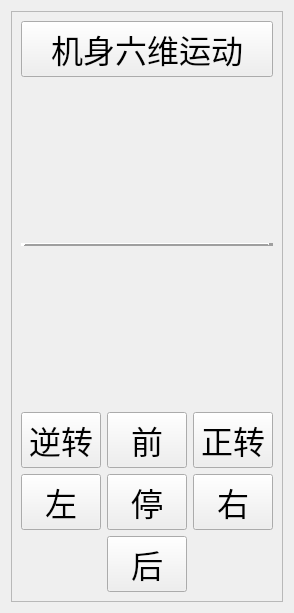
          <widget class="QWidget" name="auto_pan">
           <layout class="QGridLayout" name="gridLayout_3">
            <item row="0" column="0">
             <widget class="QFrame" name="auto_pan_frame">
              <property name="enabled">
               <bool>true</bool>
              </property>
              <property name="frameShape">
               <enum>QFrame::StyledPanel</enum>
              </property>
              <property name="frameShadow">
               <enum>QFrame::Raised</enum>
              </property>
              <layout class="QVBoxLayout" name="verticalLayout_3">
               <item>
                <widget class="QPushButton" name="a_easybodyshow">
                 <property name="sizePolicy">
                  <sizepolicy hsizetype="Expanding" vsizetype="Fixed">
                   <horstretch>0</horstretch>
                   <verstretch>0</verstretch>
                  </sizepolicy>
                 </property>
                 <property name="font">
                  <font>
                   <pointsize>24</pointsize>
                  </font>
                 </property>
                 <property name="text">
                  <string>机身六维运动</string>
                 </property>
                 <property name="autoDefault">
                  <bool>false</bool>
                 </property>
                </widget>
               </item>
               <item>
                <spacer name="verticalSpacer">
                 <property name="orientation">
                  <enum>Qt::Vertical</enum>
                 </property>
                 <property name="sizeHint" stdset="0">
                  <size>
                   <width>20</width>
                   <height>160</height>
                  </size>
                 </property>
                </spacer>
               </item>
               <item>
                <widget class="Line" name="a_m_line">
                 <property name="frameShadow">
                  <enum>QFrame::Raised</enum>
                 </property>
                 <property name="lineWidth">
                  <number>5</number>
                 </property>
                 <property name="orientation">
                  <enum>Qt::Horizontal</enum>
                 </property>
                </widget>
               </item>
               <item>
                <spacer name="verticalSpacer_2">
                 <property name="orientation">
                  <enum>Qt::Vertical</enum>
                 </property>
                 <property name="sizeHint" stdset="0">
                  <size>
                   <width>20</width>
                   <height>160</height>
                  </size>
                 </property>
                </spacer>
               </item>
               <item>
                <layout class="QGridLayout" name="gridLayout_2">
                 <item row="0" column="0">
                  <widget class="QPushButton" name="a_easylrorate">
                   <property name="font">
                    <font>
                     <pointsize>24</pointsize>
                    </font>
                   </property>
                   <property name="text">
                    <string>逆转</string>
                   </property>
                   <property name="autoDefault">
                    <bool>false</bool>
                   </property>
                  </widget>
                 </item>
                 <item row="0" column="1">
                  <widget class="QPushButton" name="a_easyfront">
                   <property name="font">
                    <font>
                     <pointsize>24</pointsize>
                    </font>
                   </property>
                   <property name="text">
                    <string>前</string>
                   </property>
                   <property name="autoDefault">
                    <bool>false</bool>
                   </property>
                  </widget>
                 </item>
                 <item row="0" column="2">
                  <widget class="QPushButton" name="a_easyrrorate">
                   <property name="font">
                    <font>
                     <pointsize>24</pointsize>
                    </font>
                   </property>
                   <property name="text">
                    <string>正转</string>
                   </property>
                   <property name="autoDefault">
                    <bool>false</bool>
                   </property>
                  </widget>
                 </item>
                 <item row="1" column="0">
                  <widget class="QPushButton" name="a_easyleft">
                   <property name="font">
                    <font>
                     <pointsize>24</pointsize>
                    </font>
                   </property>
                   <property name="text">
                    <string>左</string>
                   </property>
                   <property name="autoDefault">
                    <bool>false</bool>
                   </property>
                  </widget>
                 </item>
                 <item row="1" column="1">
                  <widget class="QPushButton" name="a_easystop">
                   <property name="font">
                    <font>
                     <pointsize>24</pointsize>
                    </font>
                   </property>
                   <property name="text">
                    <string>停</string>
                   </property>
                   <property name="autoDefault">
                    <bool>false</bool>
                   </property>
                  </widget>
                 </item>
                 <item row="1" column="2">
                  <widget class="QPushButton" name="a_easyright">
                   <property name="font">
                    <font>
                     <pointsize>24</pointsize>
                    </font>
                   </property>
                   <property name="text">
                    <string>右</string>
                   </property>
                   <property name="autoDefault">
                    <bool>false</bool>
                   </property>
                  </widget>
                 </item>
                 <item row="2" column="1">
                  <widget class="QPushButton" name="a_easyback">
                   <property name="font">
                    <font>
                     <pointsize>24</pointsize>
                    </font>
                   </property>
                   <property name="text">
                    <string>后</string>
                   </property>
                   <property name="autoDefault">
                    <bool>false</bool>
                   </property>
                  </widget>
                 </item>
                </layout>
               </item>
              </layout>
             </widget>
            </item>
           </layout>
          </widget>
